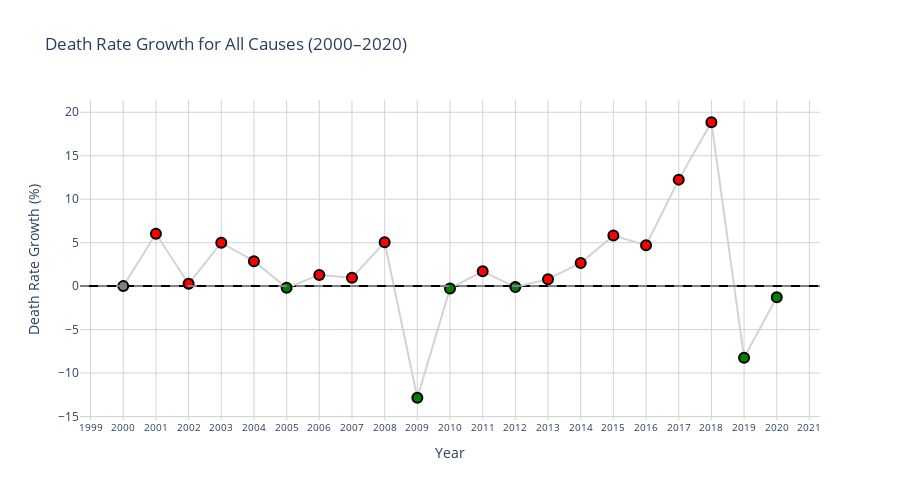

The notebook cell saved with this chart:
### Code cell
# Assign marker colors based on growth rate
def marker_color(val):
    if val > 0:
        return 'red'
    elif val < 0:
        return 'green'
    else:
        return 'gray'

filtered['Color'] = filtered['Death_Rate_Growth_%'].apply(marker_color)

# Create figure
fig = go.Figure()

# Add line with colored markers and custom tooltip
fig.add_trace(go.Scatter(
    x=filtered['Year'],
    y=filtered['Death_Rate_Growth_%'],
    mode='lines+markers',
    marker=dict(
        color=filtered['Color'],
        size=10,
        line=dict(width=2, color='black')
    ),
    line=dict(width=2, color='lightgray'),
    text=[
        f"{year}<br>Growth Rate: {growth}%<br>Death Rate: {rate:.2f}<br>Deaths: {int(deaths):,}"
        for year, growth, rate, deaths in zip(
            filtered['Year'],
            filtered['Death_Rate_Growth_%'],
            filtered['Death Rate'],
            filtered['Number']
        )
    ],
    hovertemplate='%{text}<extra></extra>',
    name='Death_Rate_Growth_%'
))

# Add horizontal zero line
fig.add_hline(y=0, line_dash='dash', line_color='gray')

# Customize layout
fig.update_layout(
    title='Death Rate Growth for All Causes (2000–2020)',
    xaxis=dict(
        tickmode='linear',
        dtick=1,
        title='Year',
        showgrid=True,
        gridcolor='lightgray',
        gridwidth=1,
        tickangle=0,
        tickfont=dict(size=10)
    ),
    yaxis=dict(
        title='Death Rate Growth (%)',
        showgrid=True,
        gridcolor='lightgray',
        gridwidth=1,
        zeroline=True,
        zerolinecolor='black'
    ),
    plot_bgcolor='white',
    font=dict(size=12),
    height=500
)

fig.show()

### Figure 1 — Plotly figure (JSON) as saved in the notebook; plotly's stock layout.template omitted (floating-point values rounded to 4 significant figures)
{"data": [{"hovertemplate": "%{text}<extra></extra>", "line": {"color": "lightgray", "width": 2}, "marker": {"color": ["gray", "red", "red", "red", "red", "green", "red", "red", "red", "green", "green", "red", "green", "red", "red", "red", "red", "red", "red", "green", "green"], "line": {"color": "black", "width": 2}, "size": 10}, "mode": "lines+markers", "name": "Death_Rate_Growth_%", "text": ["2000<br>Growth Rate: 0.0%<br>Death Rate: 224.02<br>Deaths: 51,960", "2001<br>Growth Rate: 6.02%<br>Death Rate: 237.50<br>Deaths: 56,309", "2002<br>Growth Rate: 0.26%<br>Death Rate: 238.12<br>Deaths: 57,645", "2003<br>Growth Rate: 4.99%<br>Death Rate: 250.00<br>Deaths: 61,748", "2004<br>Growth Rate: 2.87%<br>Death Rate: 257.18<br>Deaths: 64,785", "2005<br>Growth Rate: -0.2%<br>Death Rate: 256.67<br>Deaths: 65,941", "2006<br>Growth Rate: 1.29%<br>Death Rate: 260.00<br>Deaths: 68,124", "2007<br>Growth Rate: 0.97%<br>Death Rate: 262.51<br>Deaths: 71,030", "2008<br>Growth Rate: 5.04%<br>Death Rate: 275.74<br>Deaths: 76,016", "2009<br>Growth Rate: -12.84%<br>Death Rate: 240.33<br>Deaths: 67,488", "2010<br>Growth Rate: -0.27%<br>Death Rate: 239.67<br>Deaths: 68,518", "2011<br>Growth Rate: 1.7%<br>Death Rate: 243.74<br>Deaths: 70,836", "2012<br>Growth Rate: -0.11%<br>Death Rate: 243.47<br>Deaths: 71,848", "2013<br>Growth Rate: 0.8%<br>Death Rate: 245.41<br>Deaths: 74,147", "2014<br>Growth Rate: 2.66%<br>Death Rate: 251.93<br>Deaths: 77,365", "2015<br>Growth Rate: 5.81%<br>Death Rate: 266.56<br>Deaths: 80,691", "2016<br>Growth Rate: 4.7%<br>Death Rate: 279.09<br>Deaths: 85,637", "2017<br>Growth Rate: 12.25%<br>Death Rate: 313.27<br>Deaths: 97,440", "2018<br>Growth Rate: 18.85%<br>Death Rate: 372.33<br>Deaths: 117,387", "2019<br>Growth Rate: -8.23%<br>Death Rate: 341.67<br>Deaths: 109,164", "2020<br>Growth Rate: -1.29%<br>Death Rate: 337.25<br>Deaths: 109,155"], "type": "scatter", "x": [2000, 2001, 2002, 2003, 2004, 2005, 2006, 2007, 2008, 2009, 2010, 2011, 2012, 2013, 2014, 2015, 2016, 2017, 2018, 2019, 2020], "y": [0.0, 6.02, 0.26, 4.99, 2.87, -0.2, 1.29, 0.97, 5.04, -12.84, -0.27, 1.7, -0.11, 0.8, 2.66, 5.81, 4.7, 12.25, 18.85, -8.23, -1.29]}], "layout": {"font": {"size": 12}, "height": 500, "plot_bgcolor": "white", "shapes": [{"line": {"color": "gray", "dash": "dash"}, "type": "line", "x0": 0, "x1": 1, "xref": "x domain", "y0": 0, "y1": 0, "yref": "y"}], "title": {"text": "Death Rate Growth for All Causes (2000–2020)"}, "xaxis": {"dtick": 1, "gridcolor": "lightgray", "gridwidth": 1, "showgrid": true, "tickangle": 0, "tickfont": {"size": 10}, "tickmode": "linear", "title": {"text": "Year"}}, "yaxis": {"gridcolor": "lightgray", "gridwidth": 1, "showgrid": true, "title": {"text": "Death Rate Growth (%)"}, "zeroline": true, "zerolinecolor": "black"}}}
